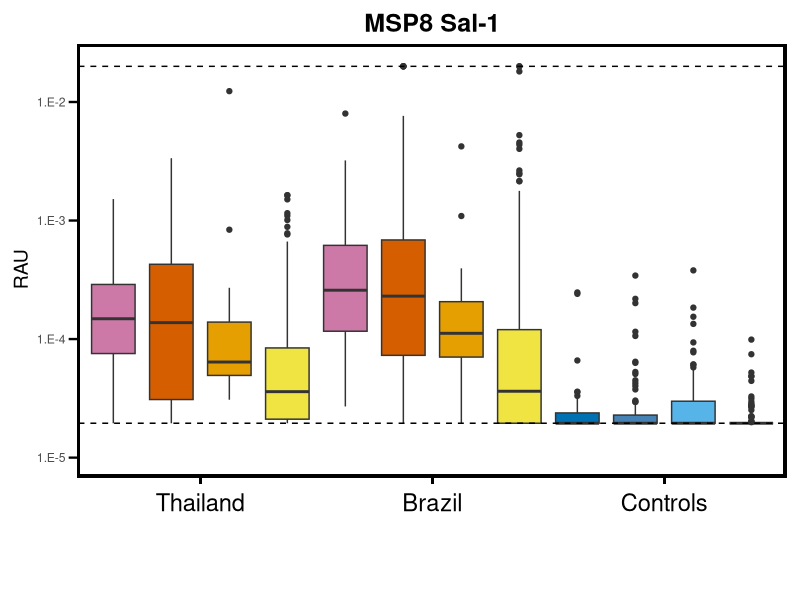
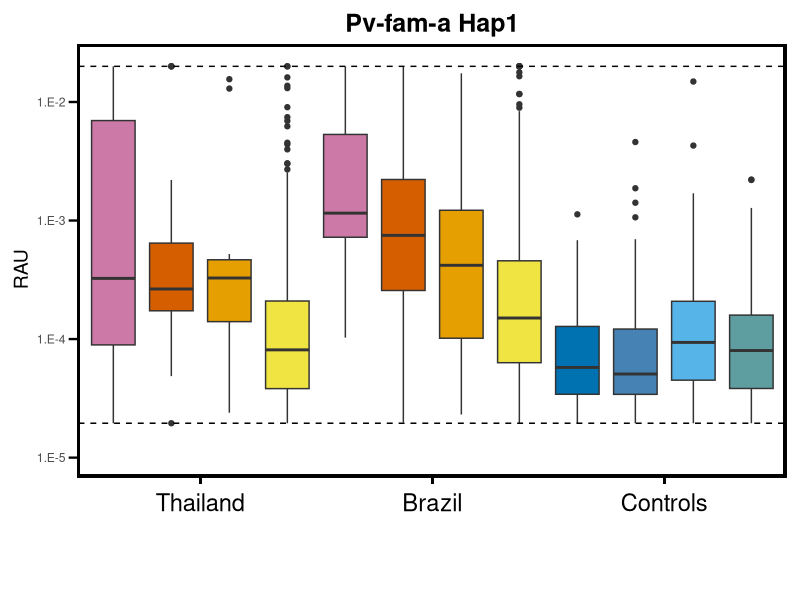
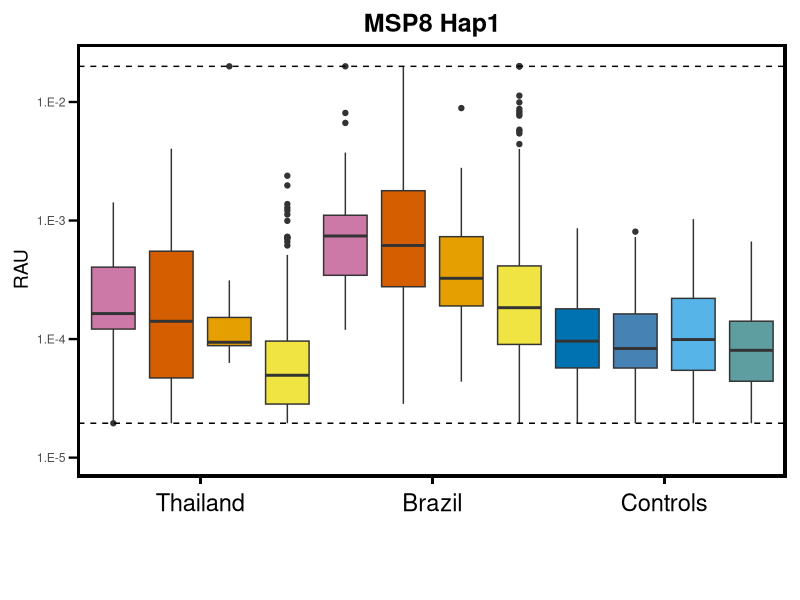
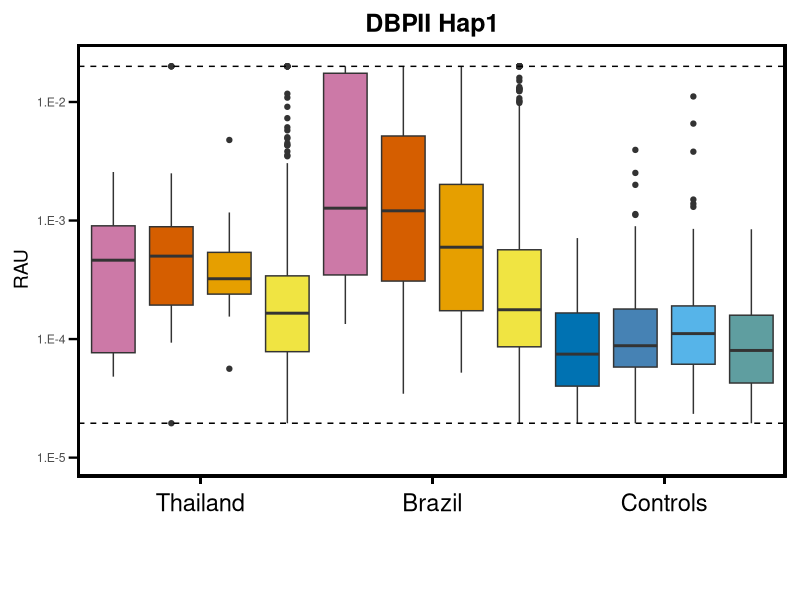
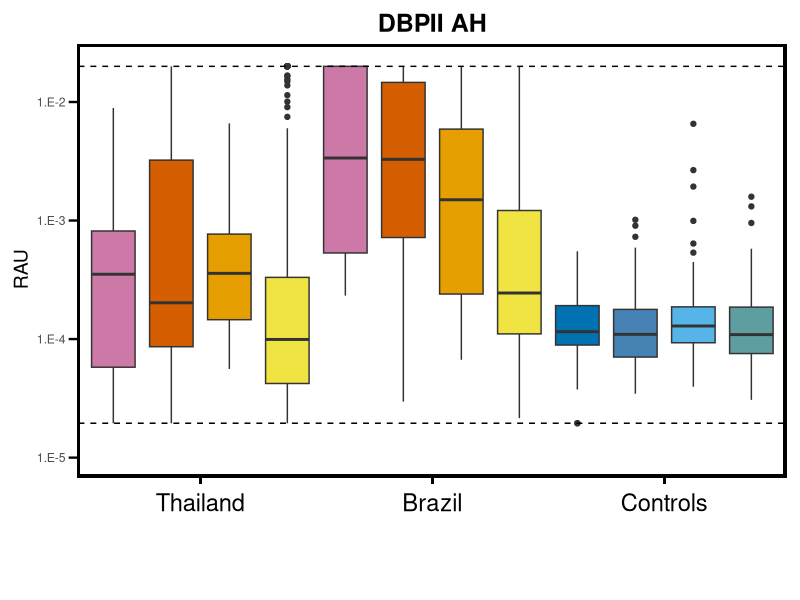
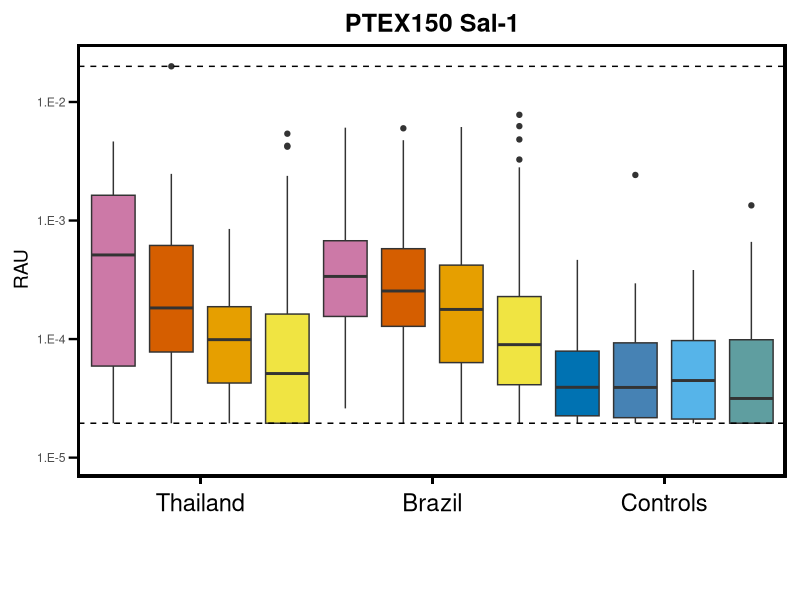
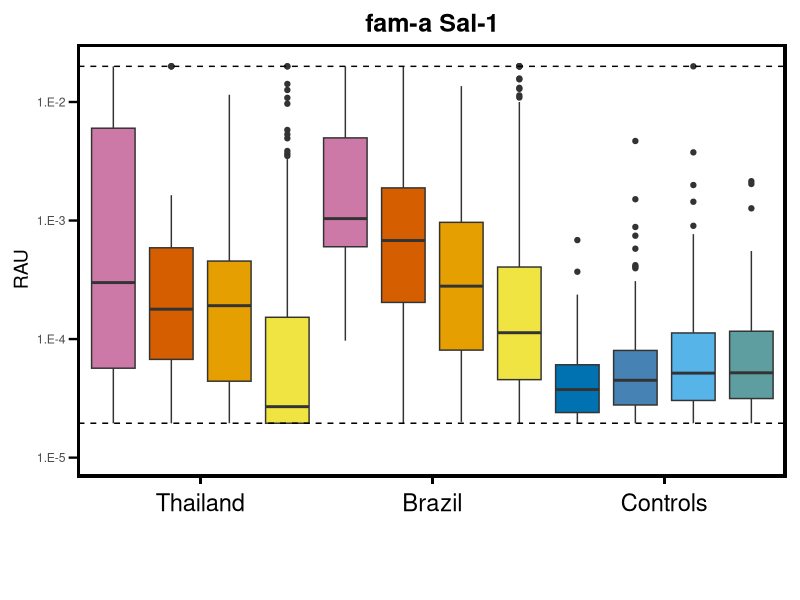
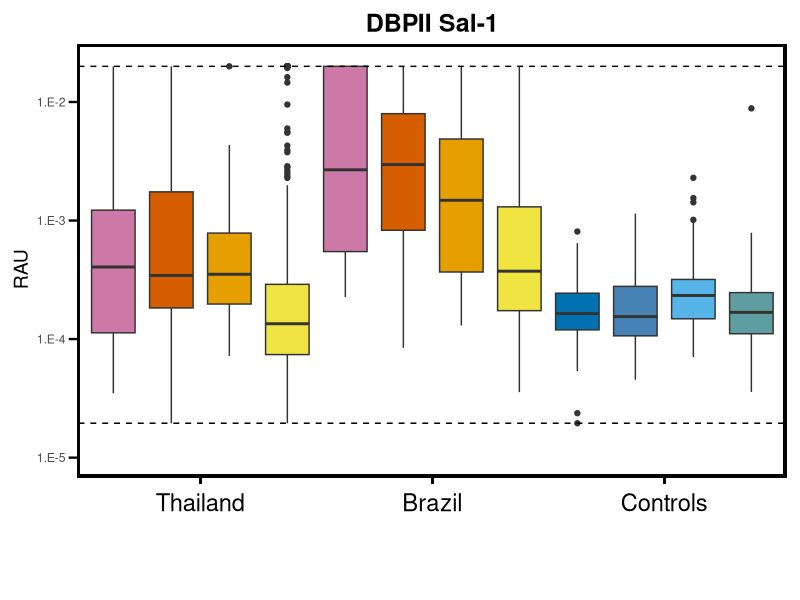

Write the R code that produced these figures, in order.
library(ggplot2)
library(dplyr)
library(MASS)
library(ROCR)
library(gridExtra)


###################################
###################################
##                               ##
##  ####    ####  ######  ####   ##
##  ## ##  ##  ##   ##   ##  ##  ##
##  ##  ## ######   ##   ######  ##
##  ## ##  ##  ##   ##   ##  ##  ##
##  ####   ##  ##   ##   ##  ##  ##
##                               ##
###################################
###################################

setwd()

Thai_data = read.csv("Thai_IgG_geneticdiversity.csv")

brazil_data = read.csv("Brazil_IgG_geneticdiversity.csv")

control_data = read.csv("NC_IgG_geneticdiversity.csv")



###################################
###################################
##                               ##
##  CATEGORISATION               ##
##                               ##
###################################
###################################

###################################
## Brazil
# 10 as column 10 has the time since last Pv infection
# can change here to 6*30 instead of 9*30, or 3*30 for 3 months, or 1*30 for 1 month

Thai_cat <- rep("Thai_never", nrow(Thai_data) )

Thai_cat[which( Thai_data[,10] == 0 )] <- "Thai_current"

Thai_cat[intersect( which(Thai_data[,10]>0), which(Thai_data[,10]<=9*30) )] <- "Thai_recent"

Thai_cat[which(Thai_data[,10]>9*30)] <- "Thai_old"




###################################
## Brazil
# 10 as column 10 has the time since last Pv infection
# can change here to 6*30 instead of 9*30, or 3*30 for 3 months, or 1*30 for 1 month

brazil_cat <- rep("brazil_never", nrow(brazil_data) )

brazil_cat[which( brazil_data[,10] == 0 )] <- "brazil_current"

brazil_cat[intersect( which(brazil_data[,10]>0), which(brazil_data[,10]<=9*30) )] <- "brazil_recent"

brazil_cat[which(brazil_data[,10]>9*30)] <- "brazil_old"




###################################
## Controls

control_cat <- rep("VBDR", nrow(control_data) )

for(i in 1:length(control_cat))
{
  if( substr( control_data[i,1], 1, 3 ) == "TRC" )
  {
    control_cat[i] <- "TRC"
  }
  if( substr( control_data[i,1], 1, 3 ) == "BRC" )
  {
    control_cat[i] <- "BRC"
  }
  if( substr( control_data[i,1], 1, 3 ) == "ARC" )
  {
    control_cat[i] <- "ARC"
  }
}

####################################
## Put together Brazil and control data
##in this bit the numbers refer to the columns where the antibody data is...so if you add to 81 (starting at 82) it will be [,17:95(example)]
#control data and brazil data need to have the same number of columns - each antibody column needs to line up in the columns
# 150 is it will drop ab measurments when more than 150 samples missing for that protein

# so for Brazil IgM going to try and running without dropping any - normally it drops 5 ehime proteins from IgG but this doesn't matter for this analyis
# as not using IgG only for RBP2b IgG. Then it should keep my IgM data for L19, L41 and L34 where I had to exclude data from 5 plates (so more than 150 missing)

AB <- rbind( Thai_data[,17:39], brazil_data[,17:39], control_data[,17:39] )

AB <- log(AB)

#ant_drop <- c()

#for(j in 1:ncol(AB))
#{
#  if( length(which(is.na(AB[,j]))) > 150 )
#  {
#    ant_drop = c(ant_drop, j)
#  }
#}

#AB = AB[,-ant_drop]

N_ant <- ncol(AB)
ant_names <- colnames(AB)

View(N_ant)
View(ant_names)

############################################
## Create shortened antibody names
#either add new shortened names, or replace shortened names...
#I just added the names of the ones I was using because there were only 9
ant_names_short = c("MSP8 L34 sal1","Pv-fam-a SEM-8 Hap1", "MSP8 SEM-10 Hap1", 
                    "DBPII SEM-35 Hap1", "DBPII AH", "PTEX150 L18 sal1", 
                    "Pv-fam-a L02 sal1", "Pv DBPII sal1", "RBP2a SEM-28 Hap1", 
                    "DBPII SEM-37 Hap2", "PTEX150 SEM-39 Hap1", "RBP2a sal1", 
                    "RBP2a SEM-29 Hap9","MSP5 SEM-33", "MSP5 SEM-31", "RIPR SEM-41",
                    "RIPR SEM-42", "RBP2b SEM-2", "RBP2b SEM-4", "RBP2b SEM-6",
                    "RBP2b P25", "Pv RIPR", "MSP5 L19 sal1")

ant_names_hap = c("MSP8 Sal-1","Pv-fam-a Hap1", "MSP8 Hap1", 
                  "DBPII Hap1", "DBPII AH", "PTEX150 Sal-1", 
                  "fam-a Sal-1", "DBPII Sal-1", "RBP2A Hap1", 
                  "DBPII Hap2", "PTEX150 Hap1", "RBP2A Sal-1", 
                  "RBP2A Hap9","MSP5 Hap2", "MSP5 Hap1", "RIPR Hap1",
                  "RIPR Hap2", "RBP2b Hap1", "RBP2b Hap2", "RBP2b Hap3",
                  "RBP2b Sal-1", "RIPR Sal-1", "MSP5 Sal-1")

inf_cat <- c( Thai_cat, brazil_cat, control_cat )

N_part <- length(inf_cat)



View(ant_names_short)
matrix(ant_names_short)


# Prepare the data (Keep it in wide format)
selected_cols <- c(1:23)  # Antibodies to plot
antibody_data <- AB[, selected_cols]  # Extract antibody data
antibody_data$Category <- inf_cat  # Add infection category as a column

# Set the order of the x-axis categories
antibody_data$Category <- factor(antibody_data$Category, levels = c(
  "Thai_current", "Thai_recent", "Thai_old", "Thai_never",
  "brazil_current", "brazil_recent", "brazil_old", "brazil_never",
  "TRC", "BRC", "ARC",  "VBDR"
))


# Define color mapping for categories
color_map <- c(
  "brazil_current" = "#CC79A7",     # Reddish Purple
  "brazil_recent" = "#D55E00",      # Vermillion (red-orange)
  "brazil_old" = "#E69F00",         # Orange
  "brazil_never" = "#F0E442",       # Yellow
  
  "Thai_current" = "#CC79A7",       # Reddish Purple
  "Thai_recent" = "#D55E00",        # Vermillion
  "Thai_old" = "#E69F00",           # Orange
  "Thai_never" = "#F0E442",         # Yellow
  
  # Similar blue shades for control categories
  "TRC" = "#0072B2",                # Blue
  "ARC" = "#56B4E9",                # Sky Blue
  "BRC" = "#4682B4",                # Steel Blue
  "VBDR" = "#5F9EA0"                # Cadet Blue
)


# Define explicit y-axis breaks and labels
y_breaks <- log(c(1e-5, 1e-4, 1e-3, 1e-2))
y_labels <- c("1.E-5", "1.E-4", "1.E-3", "1.E-2")

for (i in selected_cols ) {
  
  p <- ggplot(antibody_data, aes(x = Category, y = AB[, i], fill = Category)) +
    geom_boxplot(na.rm = TRUE) +
    
    # 🔥 Group labels at y = 6.5e-6 (custom position)
    annotate("text", x = 2.5, y = log(5e-6), label = "Thailand", size = 6, vjust = 1) +
    annotate("text", x = 6.5, y = log(5e-6), label = "Brazil", size = 6, vjust = 1) +
    annotate("text", x = 10.5, y = log(5e-6), label = "Controls", size = 6, vjust = 1) +
    
    # 🔥 Custom x-axis line at y = 6.5e-6
    geom_segment(x = 0.38, xend = 12.6, y = log(7e-6), yend = log(7e-6), 
                 color = "black", linewidth = 0.8) +
    geom_segment(x = 2.5, xend = 2.5, y = log(7e-6), yend = log(6e-6), 
                 color = "black", linewidth = 0.8) +
    geom_segment(x = 6.5, xend = 6.5, y = log(7e-6), yend = log(6e-6), 
                 color = "black", linewidth = 0.8) +
    geom_segment(x = 10.5, xend = 10.5, y = log(7e-6), yend = log(6e-6), 
                 color = "black", linewidth = 0.8) +
    geom_segment(x = 0.40, xend = 0.40, y = log(7e-6), yend = log(3e-2), 
                 color = "black", linewidth = 0.8) +
    geom_segment(x = 0.38, xend = 12.6, y = log(3e-2), yend = log(3e-2), 
                 color = "black", linewidth = 0.8) +
    geom_segment(x = 12.58, xend = 12.58, y = log(7e-6), yend = log(3e-2), 
                 color = "black", linewidth = 0.8) +
    
    scale_fill_manual(values = color_map) +
    scale_x_discrete(labels = rep("", 12)) +
    scale_y_continuous(
      breaks = y_breaks, labels = y_labels,
      limits = log(c(5e-6, 3e-2)), expand = c(0, 0)
    ) +
    geom_hline(yintercept = log(1.95e-5), linetype = "dashed") +
    geom_hline(yintercept = log(0.02), linetype = "dashed") +
    coord_cartesian(clip = "off") +  # 🔥 Allow annotations outside plot area
    
    theme_minimal() +
    theme(
      axis.text.x = element_blank(),  # 🔥 Hide default x-axis text
      axis.title.x = element_blank(),
      axis.title.y = element_text(size = 14),
      legend.position = "none", 
      plot.title = element_text(face = "bold", size = 18, hjust = 0.5),# 🔥 Remove the legend
      plot.margin = margin(t = 10, r = 10, b = 70, l = 10),
      panel.grid = element_blank(),
      axis.ticks.y = element_line(color = "black", linewidth = 0.8),
      axis.ticks.length = unit(0.25, "cm")
    ) +
    ylab("RAU") +
    ggtitle(paste(ant_names_hap[i]))
   
  ggsave(
    filename = paste(ant_names_short[i], ".png"),
    plot = p,
    width = 8, height = 6, units = "in",
    dpi = 300
  )
  
  print(p)  # Print each plot separately
}



# 🔥 Create dummy data for the legend
legend_data <- data.frame(
  Category = factor(c(
    "infected", 
    "infected 1-9 months", 
    "infected 9-12 months",
    "no detected infection",
    "negative controls: Thai RC",
    "negative controls: Brazilian RC",
    "negative controls: Aus RC",
    "VBDR"
  ), levels = c(
    "infected", 
    "infected 1-9 months", 
    "infected 9-12 months",
    "no detected infection",
    "negative controls: Thai RC",
    "negative controls: Brazilian RC",
    "negative controls: Aus RC",
    "VBDR"
  )),
  x = 1:8,  # Dummy values for x-axis
  y = 1:8   # Dummy values for y-axis
)

# 🔥 Define color mapping as per specification
legend_colors <- c(
  "infected" = "#CC79A7",                     # Reddish Purple
  "infected 1-9 months" = "#D55E00",           # Vermillion
  "infected 9-12 months" = "#E69F00",          # Orange
  "no detected infection" = "#F0E442",         # Yellow
  "negative controls: Thai RC" = "#0072B2",    # Blue
  "negative controls: Brazilian RC" = "#4682B4", # Steel Blue
  "negative controls: Aus RC" = "#56B4E9",     # Sky Blue
  "VBDR" = "#5F9EA0"                          # Cadet Blue
)

# 🔥 Create dummy plot to extract legend with two-column layout
legend_plot <- ggplot(legend_data, aes(x = x, y = y, color = Category)) +
  geom_point(size = 5) +
  scale_color_manual(values = legend_colors) +
  theme_void() +
  theme(
    legend.position = "bottom",
    legend.title = element_blank(),
    legend.text = element_text(size = 12),
    legend.key.size = unit(1, "cm"),
    legend.spacing.x = unit(1, "cm")
  ) +
  guides(
    color = guide_legend(ncol = 2)  # 🔥 Arrange legend in two columns
  )

# 🔥 Save the legend plot as a separate high-resolution PNG
ggsave(
  filename = "legend_two_column_layout.png",
  plot = legend_plot,
  width = 10, height = 3, units = "in",
  dpi = 300
)

# 🎨 View the plot in RStudio
print(legend_plot)
